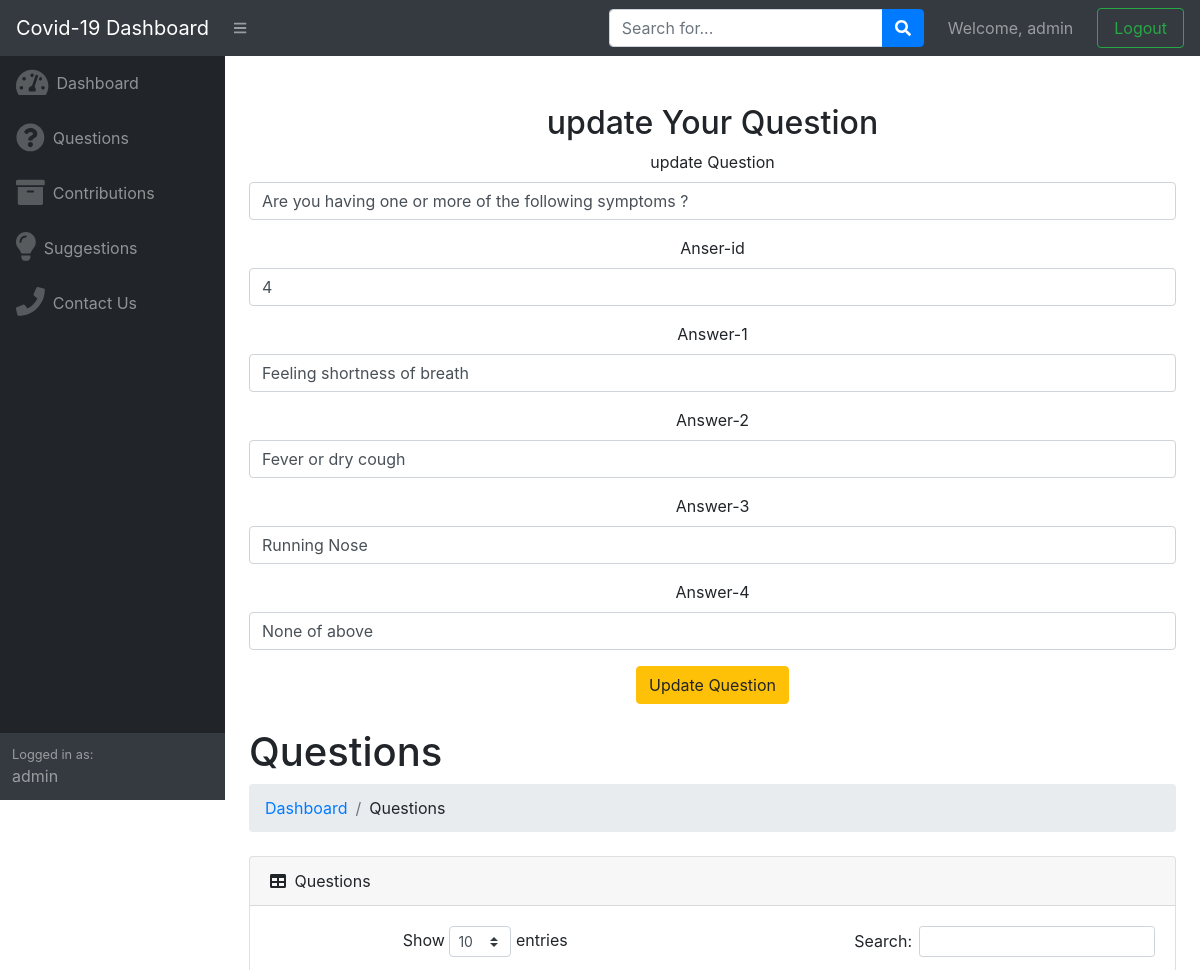
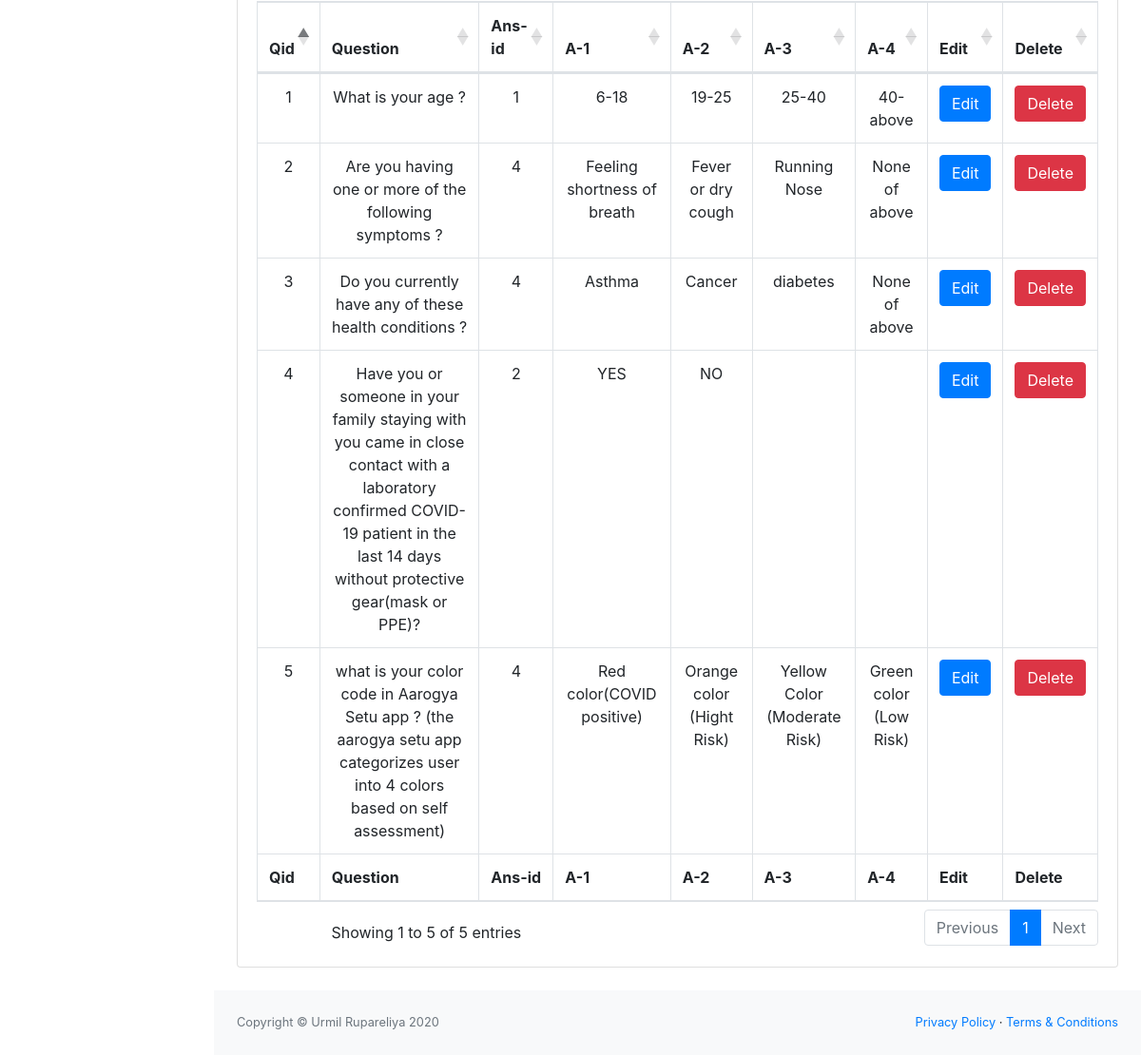
/admin/admin-questions.php?qeid=2 (signed in), run on the app's committed database (2 pictures, top to bottom).
### tables this page shows
CREATE TABLE `questions` (
  `qid` int(11) NOT NULL,
  `questions` varchar(255) NOT NULL,
  `ans_id` int(255) NOT NULL,
  `a1` varchar(1000) NOT NULL,
  `a2` varchar(1000) NOT NULL,
  `a3` varchar(1000) NOT NULL,
  `a4` varchar(1000) NOT NULL
);

### admin/admin-questions.php (the view, shortened to what this page needs)
<?php include "admin-header.php"; ?>
<div id="layoutSidenav_content">
    <main>
        <?php
        if (isset($_GET['qeid'])) {
            $qeid = $_GET['qeid'];
            $query = "SELECT * FROM `questions` WHERE qid=$qeid";
            $result = mysqli_query($conn, $query);
            $row = mysqli_fetch_assoc($result);
        ?>
            <div class="container mt-5 text-center">
                <div class="row">
                    <div class="col-md-12">
                        <h2>update Your Question</h2>
                        <form action="admin-questions.php" method="POST">
                            <div class="form-group">
                                <label for="title">update Question</label>
                                <input type="text" value="<?php echo $row['questions']; ?>" class="form-control" id="a1" name="questions" required>
                            </div>
                            <div class="form-group">
                                <label for="title">Anser-id</label>
                                <input type="text" value="<?php echo $row['ans_id']; ?>" class="form-control" id="ansid" name="ans_id" required>
                            </div>
                            <div class="form-group">
                                <label for="title">Answer-1</label>
                                <input type="text" value="<?php echo $row['a1']; ?>" class="form-control" id="ansid" name="a1" required>
                            </div>
                            <div class="form-group">
                                <label for="title">Answer-2</label>
                                <input type="text" value="<?php echo $row['a2'];  ?>" class="form-control" id="ansid" name="a2" required>
                            </div>
                            <div class="form-group">
                                <label for="title">Answer-3</label>
                                <input type="text" value="<?php echo $row['a3'];  ?>" class="form-control" id="ansid" name="a3">
                            </div>
                            <div class="form-group">
                                <label for="title">Answer-4</label>
                                <input type="text" value="<?php echo $row['a4'];  ?>" class="form-control" id="ansid" name="a4">
                            </div>
                            <button type="submit" name="update-question" class="btn btn-warning">Update Question</button>
                        </form>
                    </div>
                </div>
            </div>
        <?php
        }
        ?>
        <?php
        $query = "SELECT * FROM `questions`";
        $result = mysqli_query($conn, $query);
        ?>
        <div class="container-fluid">
            <h1 class="mt-4">Questions</h1>
            <ol class="breadcrumb mb-4">
                <li class="breadcrumb-item"><a href="index.php">Dashboard</a></li>
                <li class="breadcrumb-item">Questions</li>
            </ol>
            <div class="card mb-4">
                <div class="card-header">
                    <i class="fas fa-table mr-1"></i>
                    Questions
                </div>
                <div class="card-body">
                    <div class="table-responsive text-center">
                        <table class="table table-bordered" id="dataTable" width="100%" cellspacing="0">
                            <thead>
                                <tr>
                                    <th>Qid</th>
                                    <th>Question</th>
                                    <th>Ans-id</th>
                                    <th>A-1</th>
                                    <th>A-2</th>
                                    <th>A-3</th>
                                    <th>A-4</th>
                                    <th>Edit</th>
                                    <th>Delete</th>
                                </tr>
                            </thead>
                            <tfoot>
                                <tr>
                                    <th>Qid</th>
                                    <th>Question</th>
                                    <th>Ans-id</th>
                                    <th>A-1</th>
                                    <th>A-2</th>
                                    <th>A-3</th>
                                    <th>A-4</th>
                                    <th>Edit</th>
                                    <th>Delete</th>
                                </tr>
                            </tfoot>
                            <tbody>
                                <?php
                                while ($row = mysqli_fetch_assoc($result)) {
                                ?>
                                    <tr>
                                        <td><?php echo $row['qid']; ?></td>
                                        <td><?php echo $row['questions']; ?></td>
                                        <td><?php echo $row['ans_id']; ?></td>
                                        <td><?php echo $row['a1']; ?></td>
                                        <td><?php echo $row['a2']; ?></td>
                                        <td><?php echo $row['a3']; ?></td>
                                        <td><?php echo $row['a4']; ?></td>
                                        <td><a href="admin-questions.php?qeid=<?php echo $row['qid']; ?>"><button type="button" class="btn btn-primary">Edit</button></a></th>
                                        <td><a href="admin-questions.php?qdid=<?php echo $row['qid']; ?>"><button type="button" class="btn btn-danger">Delete</button></a>
                                        </td>
                                    </tr>
                                <?php
                                }
                                ?>
                            </tbody>
                        </table>
                    </div>
                </div>
            </div>
        </div>
    </main>
    <?php include "admin-footer.php"; ?>

### data on the page
questions: questions "Are you having one or more of the following symptoms ?", ans_id "4", a1 "Feeling shortness of breath", a2 "Fever or dry cough", a3 "Running Nose", a4 "None of above", qid "2", ans "4"
questions: qid "1", questions "What is your age ?", ans "1", a1 "6-18", a2 "19-25", a3 "25-40", a4 "40-above"
questions: qid "3", questions "Do you currently have any of these health conditions ?", ans "4", a1 "Asthma", a2 "Cancer", a3 "diabetes", a4 "None of above"
questions: qid "4", questions "Have you or someone in your family staying with you came in close contact with a laboratory confirmed COVID-19 patient in the last 14 days without protective gear(mask or PPE)?", ans "2", a1 "YES", a2 "NO"
questions: qid "5", questions "what is your color code in Aarogya Setu app ? (the aarogya setu app categorizes user into 4 colors based on self assessment)", ans "4", a1 "Red color(COVID positive)", a2 "Orange color (Hight Risk)", a3 "Yellow Color (Moderate Risk)", a4 "Green color (Low Risk)"

### other printed values
$_SESSION["admin_username"] "admin"
$_SESSION['admin_username'] "admin"
